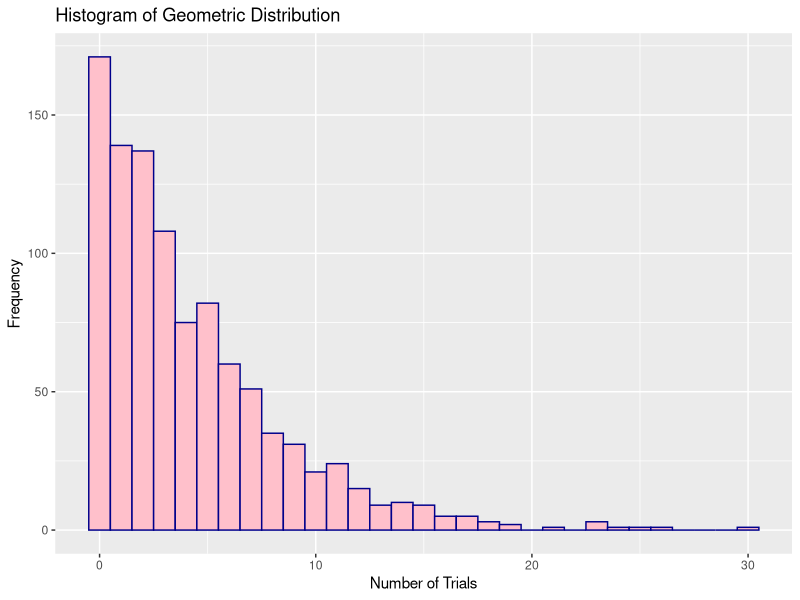

This figure's R source:
## ---- chunk 1
library(stats)
library(ggplot2)
## ---- chunk 2
p=0.2
rv=1000

n= rgeom(1000,p)
head(n)

mean_n=mean(n)
var_n=var(n)
sd_n=sd(n)

cat("Mean:","\n")
mean_n
cat("Variance:","\n")
var_n
cat("SD:","\n")
sd_n
## ---- chunk 3
ggplot(data.frame(x = n), aes(x)) +
  geom_histogram(binwidth = 1, fill = "pink", color='darkblue') +
  labs(title = "Histogram of Geometric Distribution",
       x = "Number of Trials",
       y = "Frequency")
## ---- chunk 4

total <- 40
defective <- 0.1 * 40
sample <- 10


prob10=dhyper(0:(0.1*sample),defective, total-defective, sample)
prob10

morethan10=1- sum(prob10)
morethan10
## ---- chunk 5

total <- 5000
defective <- 0.1 * 5000
sample <- 10


prob10=dhyper(0:(0.1*sample),defective, total-defective, sample)

morethan10=1- sum(prob10)
morethan10
